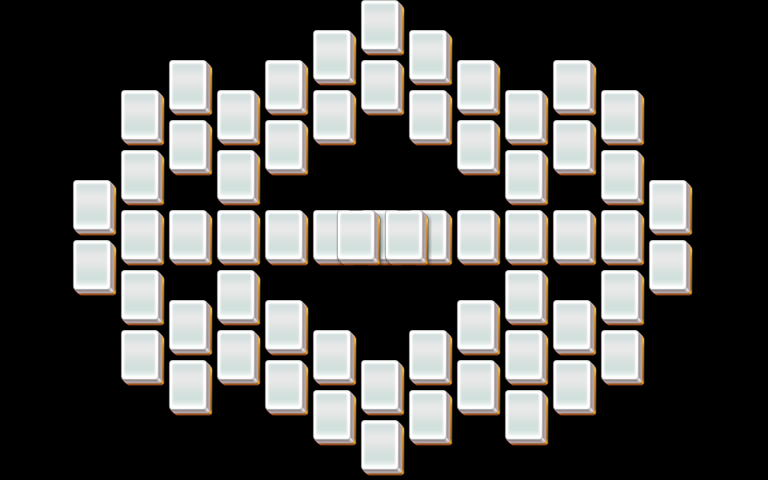

Tiled map render using the project's own tile images. Description and the map definition, with tile-layer contents summarised, below:
An orthogonal 32x16 tile map with 24x30 px tiles, 4 tile layers (layer1, layer2, layer3, layer4).

<map version="1.0" orientation="orthogonal" width="32" height="16" tilewidth="24" tileheight="30">
 <properties>
  <property name="species" value="20" />
 </properties>
 <tileset firstgid="1" name="mahjong" tilewidth="48" tileheight="60">
  <image source="mahjong.png" />
 </tileset>
 <layer name="layer1" width="32" height="16">
  <data>[512 cells, 60 non-empty, 1 distinct tile ids]</data>
 </layer>
 <layer name="layer2" width="32" height="16">
  <data>[512 cells, 60 non-empty, 1 distinct tile ids]</data>
 </layer>
 <layer name="layer3" width="32" height="16">
  <data>[512 cells, 60 non-empty, 1 distinct tile ids]</data>
 </layer>
 <layer name="layer4" width="32" height="16">
  <data>[512 cells, 2 non-empty, 1 distinct tile ids]</data>
 </layer>
</map>
